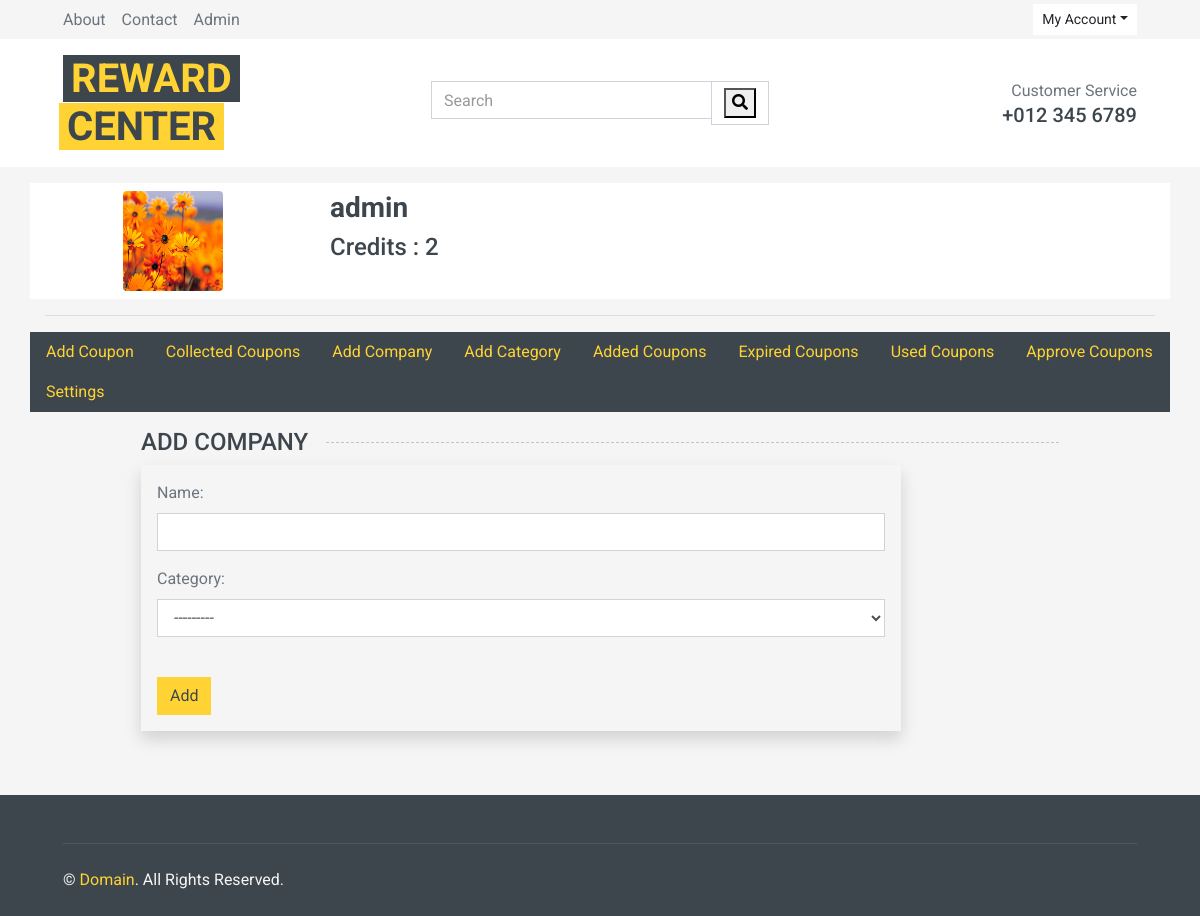
Screenshot of /add-company/ (signed in) with the database file from the repository.
### myapp/models.py (models this page shows)
class UserProfile(models.Model):
  user = models.OneToOneField(User, on_delete=models.CASCADE)
  credits = models.IntegerField(default=5)
  dp = models.ImageField(upload_to='user_dp/', null=True, blank=True)

### myapp/views.py (the view, shortened to what this page needs)
# urls.py: path('add-company/', views.AddCompany.as_view(), name="add-company"),
@method_decorator(login_required, name='dispatch')
class AddCompany(View):
  def get(self, request):
    fm = CompanyForm()
    profiledetail = UserProfile.objects.filter(user_id=request.user.id)
    data = dict(forms=fm, profiledetail=profiledetail)
    return render(request, 'myapp/add_company.html', data)

### myapp/forms.py
class CompanyForm(forms.ModelForm):
  class Meta:
    model = Company
    fields = ['name', 'category']
    widgets = {
      'name' : forms.TextInput(attrs={'class':'form-control'}),
      'category' : forms.Select(attrs={'class':'form-control'}),
    }

### myapp/models.py (called while the page is built)
  def __str__(self):
    return self.name

### myapp/templates/myapp/add_company.html (shortened to what this page needs)
{% extends 'myapp/base.html' %}
{% load static %}
{% block profileheader %}
{% include 'myapp/profile-mid-portion.html' %}
{% endblock profileheader %}
{% block content %}
<div class="row px-xl-5">
  <div class="container-fluid pt-3 pb-3">
    <h4 class="section-title position-relative text-uppercase mx-xl-5 mb-2"><span class="bg-secondary pr-3">Add Company</span></h4>
    <div class="row px-xl-5">
      <div class="col-md-10">
        <form action="" method="post" novalidate class="shadow p-3" enctype="multipart/form-data">
          {% for fm in forms %}
          <div class="form-group">
              {{fm.label_tag}} {{fm}} <small class="text-danger">{{fm.errors|striptags}}</small>
          </div>
          {% endfor %}
          <input type="submit" class="btn btn-primary mt-4" value="Add">
          <br>
        </form>
      </div>
    </div>
  </div>
</div>
</div>
{% endblock content %}

### myapp/templates/myapp/profile-mid-portion.html
{% load static %}
<div class="container">
  <div class="row my-3 bg-light">
    <div class="col-3 py-2 align-self-start">
      {% for pd in profiledetail %}
      {% if pd.dp %}
      <img src="{{pd.dp.url}}" alt="Profile Picture" class="rounded mx-auto d-block" style="border-radius: 40%;" width="100px" height="100px">
      {% else %}
      <img src="{% static 'myapp/images/user.jpg' %}" alt="Profile Picture" class="mx-auto d-block" style="border-radius: 50%;" width="100px" height="100px">
      {% endif %}
    </div>
    <div class="col-3 py-2">
      <h3>{{request.user}} {{request.user.profile}}</h3>
      <h4>Credits : {{pd.credits}}</h4>
      {% endfor %}
    </div>
  </div>
  <hr>
  <div class="row bg-dark">
    <a href="{% url 'add-coupon' %}" class="nav-item nav-link">Add Coupon</a>
    <a href="{% url 'profile' %}" class="nav-item nav-link">Collected Coupons</a>
    <a href="{% url 'add-company' %}" class="nav-item nav-link">Add Company</a>
    <a href="{% url 'add-category' %}" class="nav-item nav-link">Add Category</a>
    <a href="{% url 'added-coupons' %}" class="nav-item nav-link">Added Coupons</a>
    <a href="{% url 'expired-coupons' %}" class="nav-item nav-link">Expired Coupons</a>
    <a href="{% url 'used-coupons' %}" class="nav-item nav-link">Used Coupons</a>
    {% if user.is_superuser %}
    <a href="{% url 'approve-coupons' %}" class="nav-item nav-link">Approve Coupons</a>
    {% else %}
    <a href="{% url 'coupon-status' %}" class="nav-item nav-link">Coupon Status</a>
    {% endif %}
    <a href="{% url 'profile-update' %}" class="nav-item nav-link">Settings</a>
  </div>

### rows the page displays
UserProfile: dp (picture), credits "2"

### other values shown
{{ request.user }} "admin"
{{ fm.label_tag }} "Name:" "Category:"
